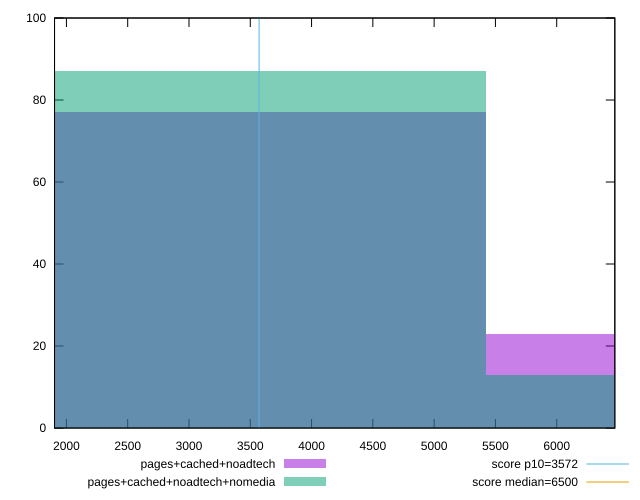

Here is the gnuplot script that generated this plot:
reset

$pagesCachedNoadtech <<EOF
3613.112124932849 77
7226.224249865698 23
EOF

$pagesCachedNoadtechNomedia <<EOF
3613.112124932849 87
7226.224249865698 13
EOF

set key outside below
set boxwidth 3613.112124932849
set xrange [1903.0334999999995:6474.110699999999]
set yrange [0:100]
set trange [0:100]
set style fill transparent solid 0.5 noborder

set parametric
set terminal svg size 640, 500 enhanced background rgb 'white'
set output "report_00019_2021-02-10T18-14-37.922Z//first-cpu-idle/comparison/histogram/2_vs_3.svg"

plot $pagesCachedNoadtech title "pages+cached+noadtech" with boxes, \
     $pagesCachedNoadtechNomedia title "pages+cached+noadtech+nomedia" with boxes, \
     3572,t title "score p10=3572", \
     6500,t title "score median=6500"

reset
